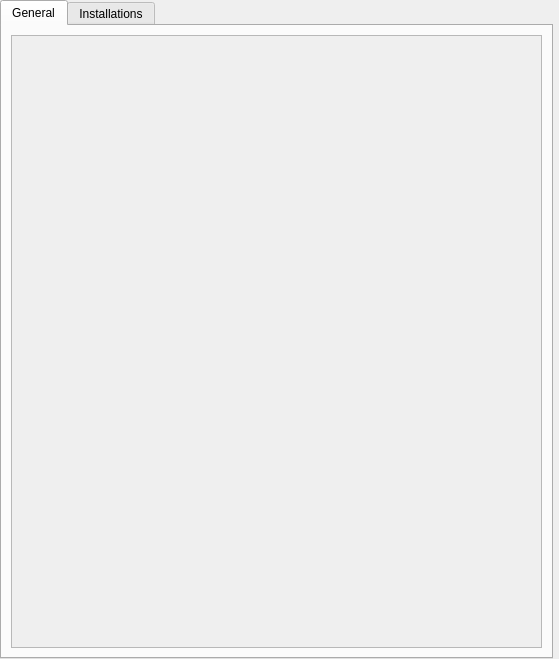
<?xml version="1.0" encoding="UTF-8"?>
<ui version="4.0">
 <class>JavaPage</class>
 <widget class="QWidget" name="JavaPage">
  <property name="geometry">
   <rect>
    <x>0</x>
    <y>0</y>
    <width>559</width>
    <height>659</height>
   </rect>
  </property>
  <property name="sizePolicy">
   <sizepolicy hsizetype="MinimumExpanding" vsizetype="MinimumExpanding">
    <horstretch>0</horstretch>
    <verstretch>0</verstretch>
   </sizepolicy>
  </property>
  <layout class="QVBoxLayout" name="verticalLayout">
   <property name="leftMargin">
    <number>0</number>
   </property>
   <property name="topMargin">
    <number>0</number>
   </property>
   <property name="rightMargin">
       <number>6</number>
   </property>
   <property name="bottomMargin">
    <number>0</number>
   </property>
   <item>
    <widget class="QTabWidget" name="tabWidget">
     <property name="currentIndex">
      <number>0</number>
     </property>
     <widget class="QWidget" name="general">
      <attribute name="title">
       <string notr="true">General</string>
      </attribute>
      <layout class="QVBoxLayout" name="verticalLayout_2">
       <item>
        <widget class="QScrollArea" name="generalScrollArea">
         <property name="widgetResizable">
          <bool>true</bool>
         </property>
         <widget class="QWidget" name="scrollAreaWidgetContents">
          <property name="geometry">
           <rect>
            <x>0</x>
            <y>0</y>
            <width>535</width>
               <height>612</height>
           </rect>
          </property>
          <layout class="QVBoxLayout" name="verticalLayout_4">
              <property name="leftMargin">
                  <number>0</number>
              </property>
              <property name="topMargin">
                  <number>0</number>
              </property>
              <property name="rightMargin">
                  <number>0</number>
              </property>
              <property name="bottomMargin">
                  <number>0</number>
              </property>
           <item>
            <widget class="JavaSettingsWidget" name="javaSettings" native="true"/>
           </item>
          </layout>
         </widget>
        </widget>
       </item>
      </layout>
     </widget>
     <widget class="QWidget" name="management">
      <attribute name="title">
          <string>Installations</string>
      </attribute>
      <layout class="QVBoxLayout" name="verticalLayout_3">
       <item>
           <layout class="QHBoxLayout" name="horizontalLayout">
               <item>
                   <widget class="QPushButton" name="downloadJavaButton">
                       <property name="text">
                           <string>Download</string>
                       </property>
                   </widget>
               </item>
               <item>
                   <widget class="QPushButton" name="removeJavaButton">
                       <property name="text">
                           <string>Remove</string>
                       </property>
                   </widget>
               </item>
               <item>
                   <spacer name="horizontalSpacer">
                       <property name="orientation">
                           <enum>Qt::Horizontal</enum>
                       </property>
                       <property name="sizeHint" stdset="0">
                           <size>
                               <width>40</width>
                               <height>20</height>
                           </size>
                       </property>
                   </spacer>
               </item>
               <item>
                   <widget class="QPushButton" name="refreshJavaButton">
                       <property name="text">
                           <string>Refresh</string>
                       </property>
                   </widget>
               </item>
           </layout>
       </item>
       <item>
           <widget class="VersionSelectWidget" name="managedJavaList" native="true">
               <property name="sizePolicy">
                   <sizepolicy hsizetype="Expanding" vsizetype="Expanding">
                       <horstretch>0</horstretch>
                       <verstretch>0</verstretch>
                   </sizepolicy>
         </property>
           </widget>
       </item>
      </layout>
     </widget>
    </widget>
   </item>
  </layout>
 </widget>
 <customwidgets>
  <customwidget>
   <class>VersionSelectWidget</class>
   <extends>QWidget</extends>
   <header>ui/widgets/VersionSelectWidget.h</header>
   <container>1</container>
  </customwidget>
  <customwidget>
   <class>JavaSettingsWidget</class>
   <extends>QWidget</extends>
   <header>ui/widgets/JavaSettingsWidget.h</header>
   <container>1</container>
  </customwidget>
 </customwidgets>
 <resources/>
 <connections/>
</ui>
